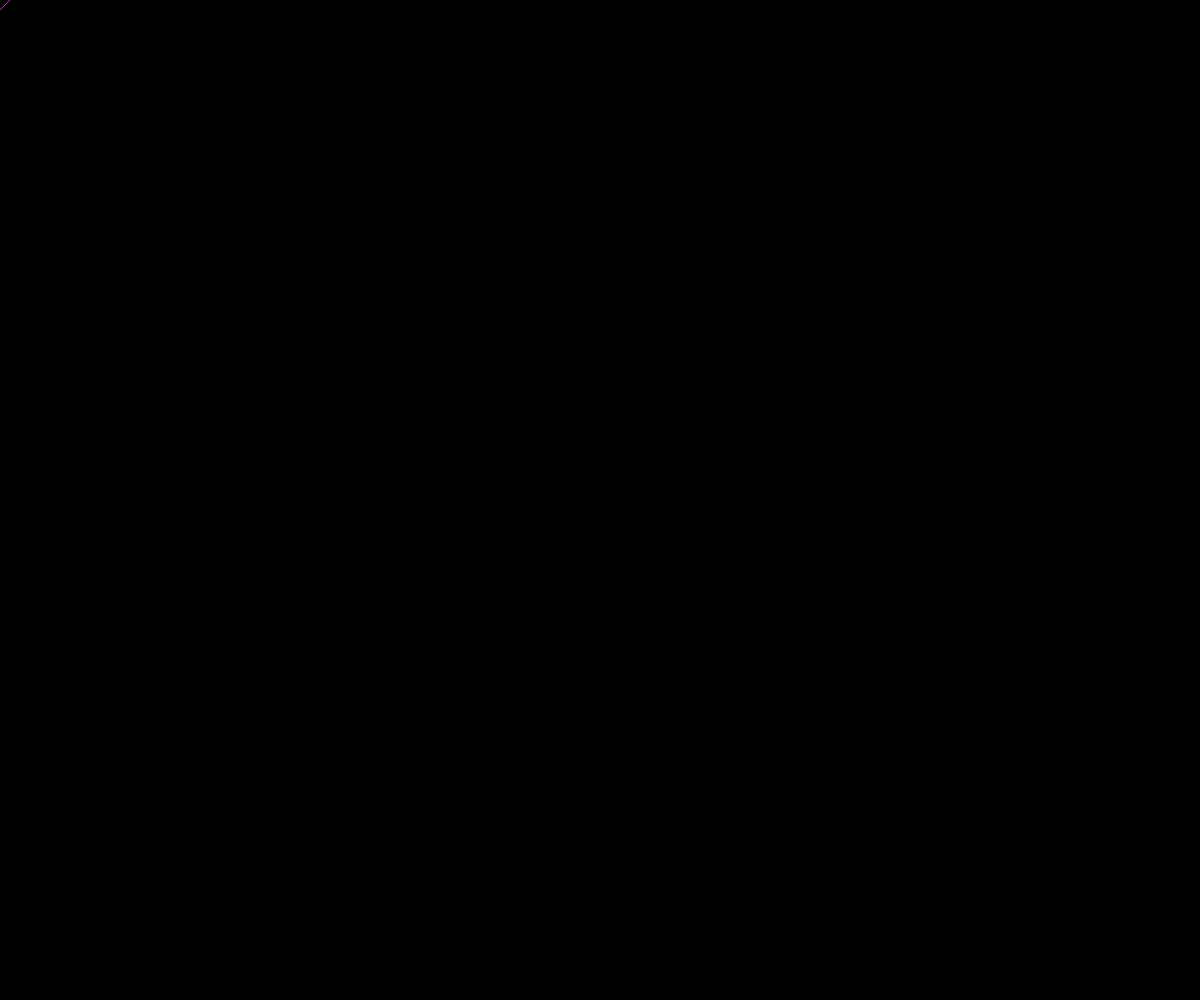
Frame 1 (no input)
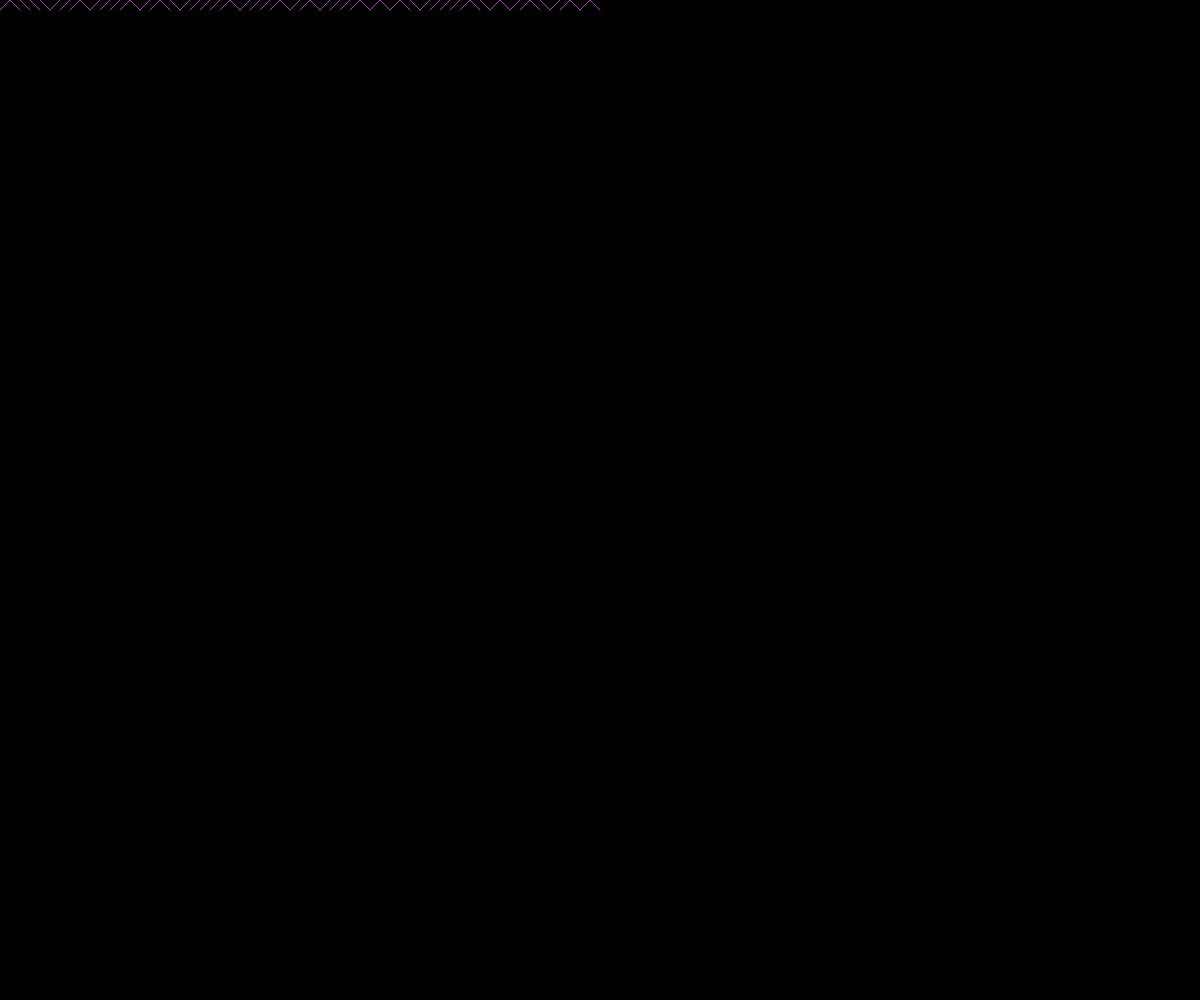
Frame 60 (no input)
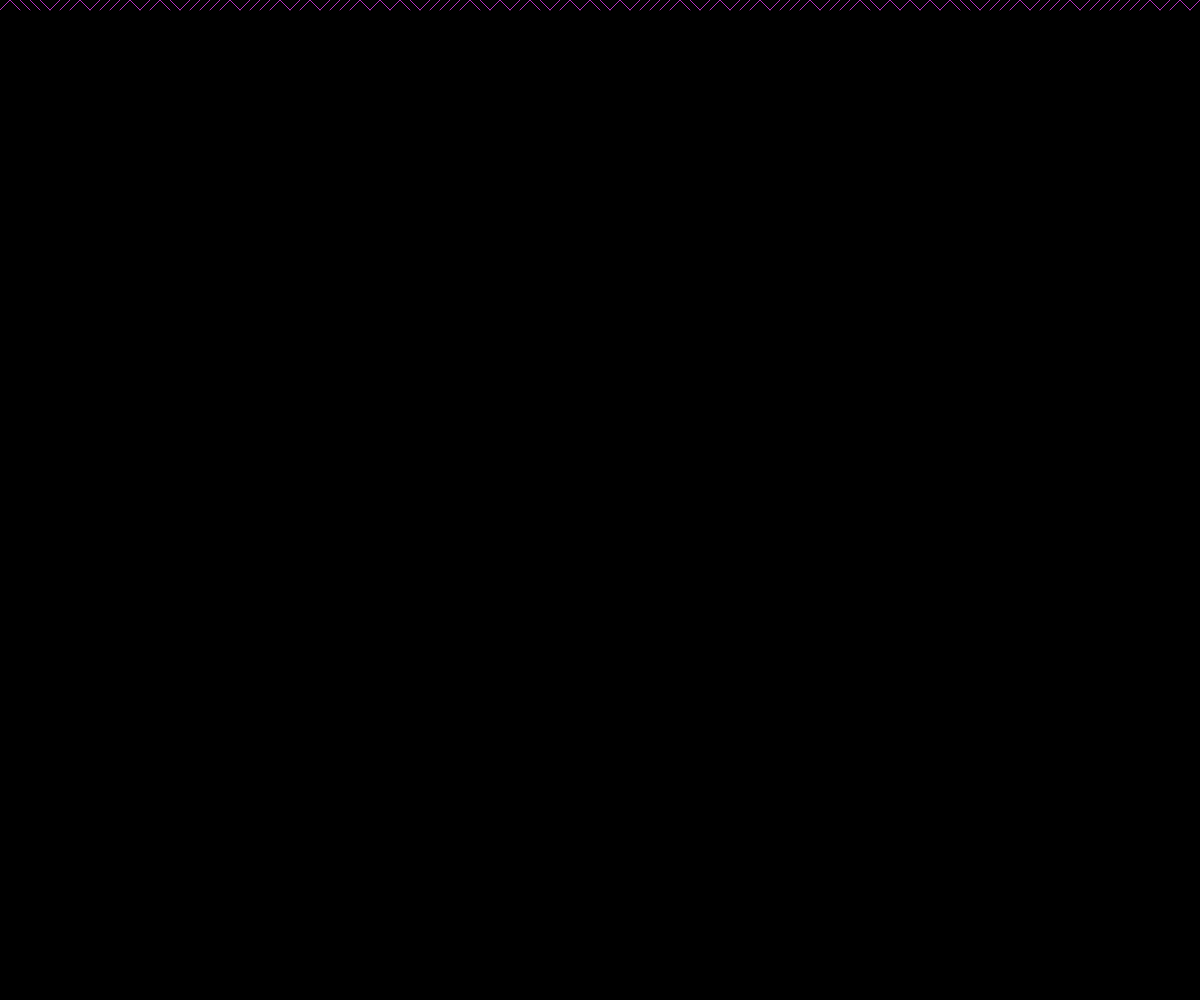
Frame 120 (the mouse pressed at the canvas centre since frame 60)

The p5.js sketch that drew these frames (run headless with seeded random() and noise() and a simulated clock; from frame 60 on, the mouse is pressed at the canvas centre):

// p5.js sketch
// ── sketch.js

function setup() {
  x=y=0
  createCanvas(window.innerWidth, window.innerHeight);
  background(0)
  stroke(random(255),random(255),random(255))
  s=10
  o = random(1)
}

function draw() {
  if(random(1) < o){
  line(x,y,x+10,y+10)
  }else{
  line(x,y+10,x+10,y)
  }
  x+=s
  if(x>width){
  x = 0
  y = y+s
  }
}
